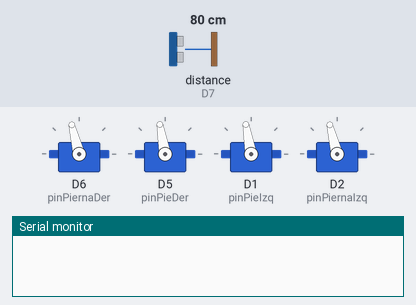
Recording of a sketch running on a simulated ESP8266 (NodeMCU). On the bench: 4 × servo, the last lines printed to the serial monitor. Wiring (inferred from the names in the program): ultrasonic range finder: trigger D8; echo D7. Inputs (shaded band) come from the test bench; at power-on: distance to the obstacle (sensor on D7) 80 cm. The echo pulse lasts 58.3 µs per cm.

Above: at 1.8 s.
1.9 s: distance to the obstacle (sensor on D7) set to 2 cm
At 2.21 s:
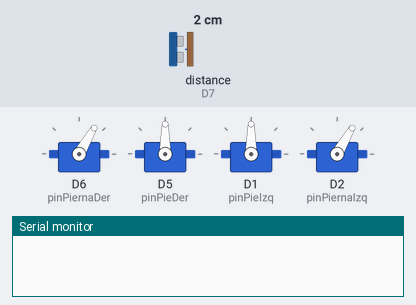
7.4 s: distance to the obstacle (sensor on D7) set to 11 cm
At 7.61 s:
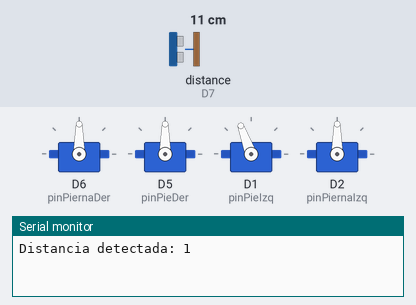
11.5 s: distance to the obstacle (sensor on D7) set to 14 cm
At 15.4 s:
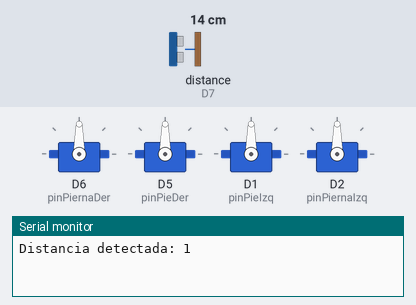
Timing chart, 0 to 24.9 s (numbered marks = the images above; inputs shaded):
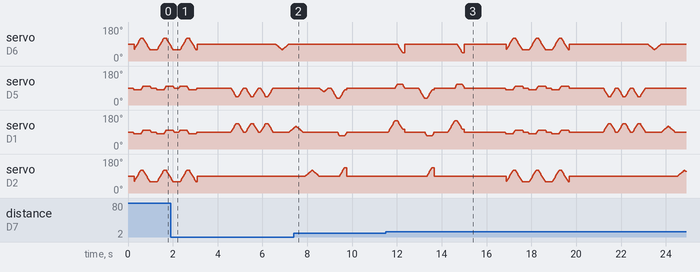

Measured:
- the behaviour switches between 12 and 13 cm on distance to the obstacle (sensor on D7) (found by bisection; images 2 and 3)

The sketch:

DEMO_RObotcito.ino
```cpp
#include <RobotMovil.h>

// Pines conectados a los servos y sensor ultrasónico
const int pinPiernaDer = D6;
const int pinPieDer = D5;
const int pinPieIzq = D1;
const int pinPiernaIzq = D2;
const int trigPin = D8;
const int echoPin = D7;

// Instancia del robot
RobotMovil robot(pinPiernaDer, pinPieDer, pinPieIzq, pinPiernaIzq, trigPin, echoPin);

void setup() {
  Serial.begin(9600);
  robot.iniciar();       // Inicializa servos y sensor
  robot.resetear();      // Posición neutral
}

void loop() {
  robot.caminata();       // Ejecuta pasos alternos con detección de obstáculos
  robot.caminata();
  robot.caminata();
  robot.resetear();
  delay(1000);
  robot.leerDistancia();
  Serial.print("Distancia detectada: ");
  Serial.println(robot.obtenerDistancia());
  delay(500);
  robot.saltito();
  robot.saltito();
  robot.saltito();
  robot.resetear();
  robot.bailecito();     // ¡Un poco de diversión!
  robot.resetear();
  robot.caminar();
  robot.caminar();
  robot.resetear();
  delay(1000);
}
```

RobotMovil.cpp
```cpp
#include "RobotMovil.h"

RobotMovil::RobotMovil(int piernaDer, int pieDer, int pieIzq, int piernaIzq, int trig, int echo)
  : pinPiernaDer(piernaDer), pinPieDer(pieDer), pinPieIzq(pieIzq), pinPiernaIzq(piernaIzq),
    trigPin(trig), echoPin(echo), pos(0), distance(0) {}

void RobotMovil::iniciar() {
  pierna_der.attach(pinPiernaDer, 300, 2600);
  pie_der.attach(pinPieDer, 300, 2600);
  pie_izq.attach(pinPieIzq, 300, 2600);
  pierna_izq.attach(pinPiernaIzq, 300, 2600);

  pinMode(trigPin, OUTPUT);
  pinMode(echoPin, INPUT);

  resetear();
}

void RobotMovil::resetear() {
  pierna_der.write(90);
  pie_der.write(90);
  pie_izq.write(90);
  pierna_izq.write(90);
}

void RobotMovil::leerDistancia() {
  digitalWrite(trigPin, LOW);
  delayMicroseconds(2);
  digitalWrite(trigPin, HIGH);
  delayMicroseconds(10);
  digitalWrite(trigPin, LOW);
  duration = pulseIn(echoPin, HIGH);
  distance = duration * 0.034 / 2;
}

int RobotMovil::obtenerDistancia() {
  return distance;
}

void RobotMovil::obstaculo(int distanciaUmbral, Accion accion) {
  leerDistancia();
  while (distance < distanciaUmbral) {
    accion();
    leerDistancia();
  }
}

void RobotMovil::caminar() {
  pasitoDER();
  delay(500);
  obstaculo(12, [this]() { this->resetear(); });
  delay(100);
  pasitoIZQ();
  delay(500);
  obstaculo(12, [this]() { this->resetear(); });
  delay(100);
}

void RobotMovil::pasitoDER() {
  for (pos = 90; pos >= 35; pos--) pie_der.write(pos), delay(5);
  for (pos = 90; pos >= 70; pos--) pie_izq.write(pos), delay(5);
  for (pos = 90; pos <= 135; pos++) {
    pierna_izq.write(pos);
    pie_der.write(pos - 55);
    delay(5);
  }
  for (pos = 70; pos <= 90; pos++) pie_izq.write(pos), delay(5);
  pie_der.write(90);
  pierna_izq.write(90);
}

void RobotMovil::pasitoIZQ() {
  for (pos = 90; pos <= 150; pos++) pie_izq.write(pos), delay(5);
  for (pos = 90; pos <= 110; pos++) pie_der.write(pos), delay(5);
  for (pos = 90; pos >= 45; pos--) {
    pierna_der.write(pos);
    pie_izq.write(pos + 60);
    delay(5);
  }
  for (pos = 110; pos >= 90; pos--) pie_der.write(pos), delay(5);
  pie_izq.write(90);
  pierna_der.write(90);
}

void RobotMovil::bailecito() {
  for (int i = 90; i >= 60; i--) pierna_der.write(i), delay(10);
  for (int i = 60; i <= 90; i++) pierna_der.write(i), delay(10);
  for (int i = 90; i <= 120; i++) pie_izq.write(i), delay(10);
  for (int i = 120; i >= 90; i--) pie_izq.write(i), delay(10);
  delay(100);
  for (int i = 90; i <= 120; i++) pierna_izq.write(i), delay(10);
  for (int i = 120; i >= 90; i--) pierna_izq.write(i), delay(10);
  for (int i = 90; i >= 70; i--) pie_der.write(i), delay(10);
  for (int i = 70; i <= 90; i++) pie_der.write(i), delay(10);
  delay(100);
}

void RobotMovil::dancelateral() {
  for (int i = 90; i <= 135; i++) pie_izq.write(i), delay(5);
  for (int i = 135; i >= 90; i--) pie_izq.write(i), delay(5);
  delay(100);
  for (int i = 90; i >= 45; i--) pie_der.write(i), delay(5);
  for (int i = 45; i <= 90; i++) pie_der.write(i), delay(5);
  delay(100);
}

void RobotMovil::saltito() {
  for (int i = 0; i <= 45; i++) {
    pie_izq.write(90 + i);
    pie_der.write(90 - i);
    delay(5);
  }
  delay(100);
  for (int i = 45; i >= 0; i--) {
    pie_izq.write(90 + i);
    pie_der.write(90 - i);
    delay(5);
  }
  delay(100);
}

void RobotMovil::caminata() {
  leerDistancia();
  delay(200);
  if (distance > 12) {
    adelante();
  } else {
    atras();
  }
}

void RobotMovil::adelante() {
  for (int i = 90; i >= 80; i--) pie_izq.write(i), pie_der.write(i), delay(5);
  for (int i = 60; i <= 120; i++) pierna_der.write(i), pierna_izq.write(i), delay(5);
  for (int i = 80; i <= 100; i++) pie_izq.write(i), pie_der.write(i), delay(5);
  for (int i = 120; i >= 60; i--) pierna_der.write(i), pierna_izq.write(i), delay(5);
  for (int i = 100; i >= 90; i--) pie_izq.write(i), pie_der.write(i), delay(5);


}

void RobotMovil::atras() {
  for (int i = 90; i <= 100; i++) pie_izq.write(i), pie_der.write(i), delay(5);
  for (int i = 60; i <= 120; i++) pierna_der.write(i), pierna_izq.write(i), delay(5);
  for (int i = 100; i >= 80; i--) pie_izq.write(i), pie_der.write(i), delay(5);
  for (int i = 120; i >= 60; i--) pierna_der.write(i), pierna_izq.write(i), delay(5);
  for (int i = 80; i <= 90; i++) pie_izq.write(i), pie_der.write(i), delay(5);
}
```

RobotMovil.h
```cpp
#ifndef ROBOTMOVIL_H
#define ROBOTMOVIL_H

#include <Arduino.h>
#include <Servo.h>
#include <functional> // ¡Nuevo!

typedef std::function<void()> Accion; // ¡Modificado!

class RobotMovil {
public:
  RobotMovil(int piernaDer, int pieDer, int pieIzq, int piernaIzq, int trig, int echo);

  void iniciar();
  void resetear();
  void leerDistancia();
  void caminar();
  void caminata();
  void adelante();
  void atras();
  void bailecito();
  void dancelateral();
  void saltito();
  void obstaculo(int distanciaUmbral, Accion accion);
  void pasitoDER();
  void pasitoIZQ();
  int obtenerDistancia();

private:
  Servo pie_izq, pie_der, pierna_der, pierna_izq;
  int pinPiernaDer, pinPieDer, pinPieIzq, pinPiernaIzq;
  int trigPin, echoPin;
  long duration;
  int distance;
  int pos;


};

#endif
```
